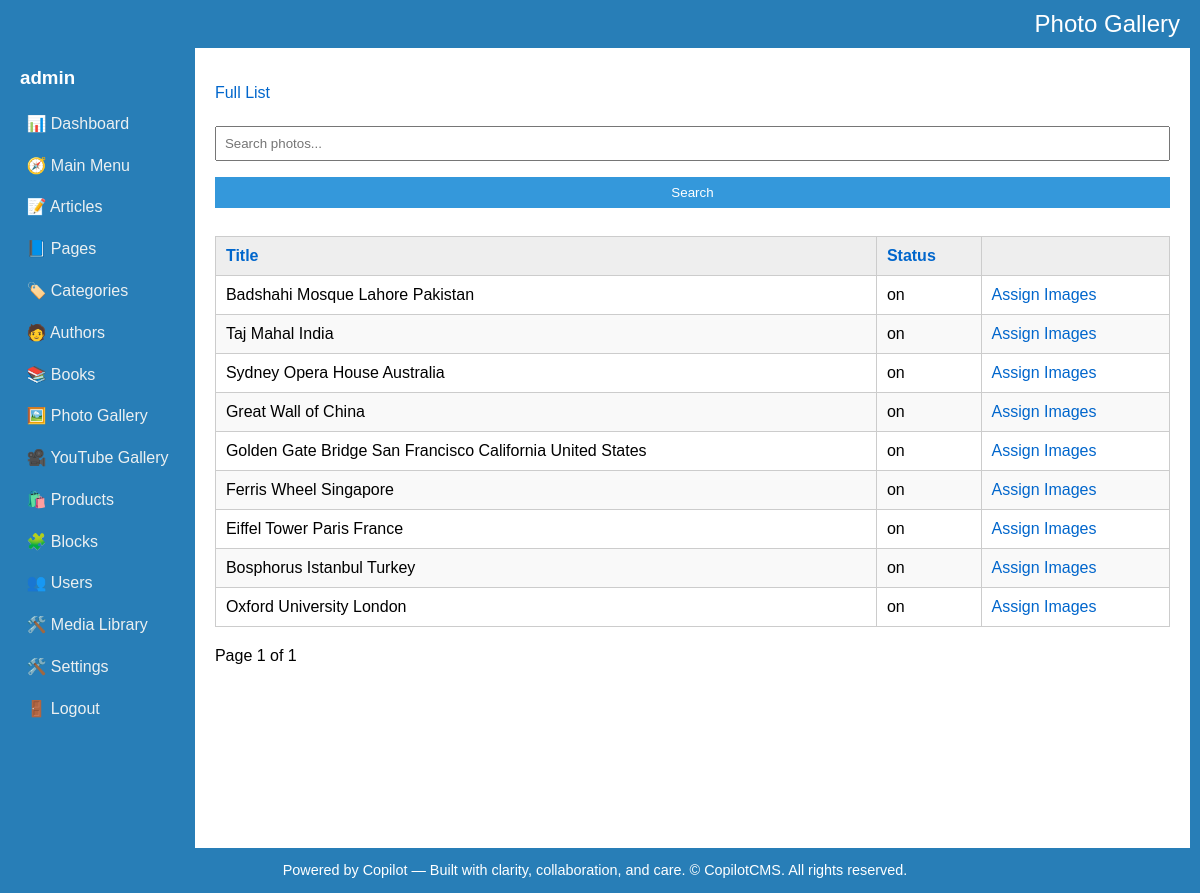
Before: /admin/photo_gallery/list_assign_images.php (signed in) with the older database file.
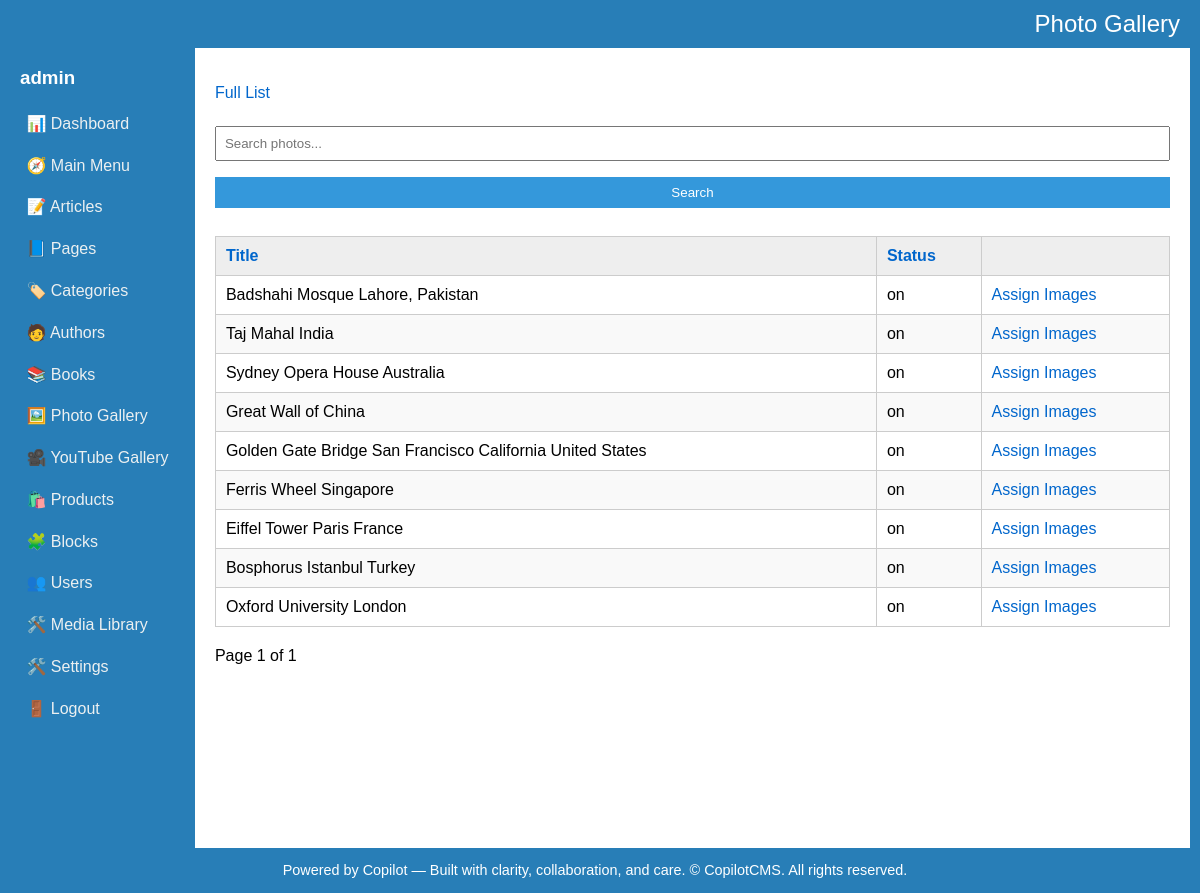
After: the same page with the newer database file.
### tables this page shows
CREATE TABLE IF NOT EXISTS `photo_gallery` (
  `key_photo_gallery` int(11) NOT NULL AUTO_INCREMENT,
  `key_media_banner` int(10) UNSIGNED DEFAULT NULL,
  `title` varchar(255) DEFAULT NULL,
  `image_url` varchar(2000) DEFAULT NULL,
  `description` text,
  `status` varchar(3) DEFAULT '',
  `entry_date_time` datetime DEFAULT CURRENT_TIMESTAMP,
  `update_date_time` timestamp NOT NULL DEFAULT CURRENT_TIMESTAMP,
  `created_by` int(10) UNSIGNED DEFAULT NULL,
  `updated_by` int(10) UNSIGNED DEFAULT NULL,
  `url` varchar(200) DEFAULT NULL,
  `available_for_blocks` varchar(3) DEFAULT '',
  PRIMARY KEY (`key_photo_gallery`),
  KEY `fk_photo_gallery_media` (`key_media_banner`)
);

### admin/photo_gallery/list_assign_images.php (the view, shortened to what this page needs)
<?php
include '../db.php';
include '../layout.php';
?>
<p><a href="list.php">Full List</a></p>
<form method="get">
  <input type="text" name="q" placeholder="Search photos..." value="<?= htmlspecialchars($_GET['q'] ?? '') ?>">
  <input type="submit" value="Search">
</form>
<table>
  <thead>
    <tr>
      <th><?= sortLink('Title', 'title', $_GET['sort'] ?? '', $_GET['dir'] ?? '') ?></th>
      <th><?= sortLink('Status', 'status', $_GET['sort'] ?? '', $_GET['dir'] ?? '') ?></th>
      <th></th>
    </tr>
  </thead>
  <tbody>
    <?php
    $limit = 10;
    $page = isset($_GET['page']) ? max(1, intval($_GET['page'])) : 1;
    $offset = ($page - 1) * $limit;
	$sort = $_GET['sort'] ?? 'entry_date_time';
	$dir = $_GET['dir'] ?? 'desc';
	$allowedSorts = ['title', 'status'];
	if (!in_array($sort, $allowedSorts)) $sort = 'entry_date_time';
    $sql = "SELECT * FROM photo_gallery";
    $sql .= " ORDER BY $sort $dir LIMIT $limit OFFSET $offset";
    $result = $conn->query($sql);
    while ($row = $result->fetch_assoc()) {
      $key = $row['key_photo_gallery'];
      echo "<tr>
        <td>{$row['title']}</td>
        <td>{$row['status']}</td>
        <td>
          <a href='#' onclick='openImageModal($key)'>Assign Images</a>
        </td>
      </tr>";
    }
	$countSql = "SELECT COUNT(*) AS total FROM photo_gallery";
	$countResult = $conn->query($countSql);
	$totalArticles = $countResult->fetch_assoc()['total'];
	$totalPages = ceil($totalArticles / $limit);
    ?>
  </tbody>
</table>
<div id="pager">
	Page <?php echo $page; ?> of <?php echo $totalPages; ?>
</div>

Changed rows visible on the page:
changed photo_gallery: title "Badshahi Mosque Lahore Pakistan" → "Badshahi Mosque Lahore, Pakistan"
